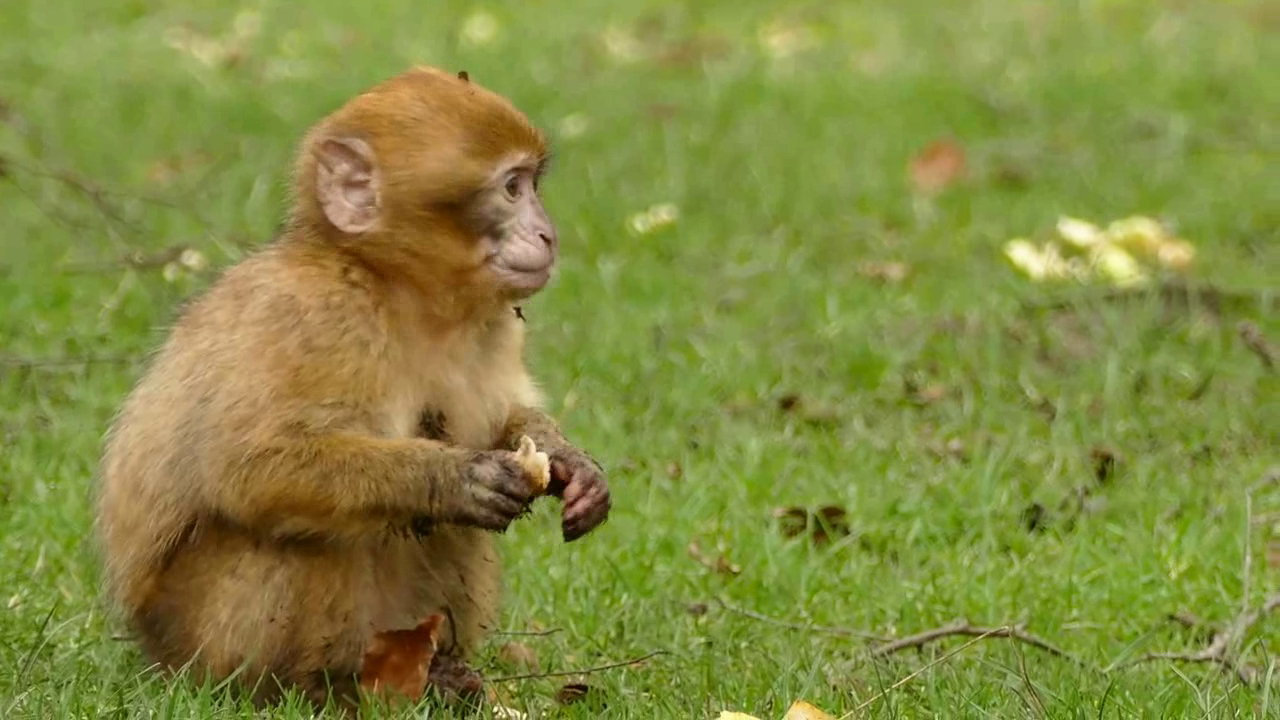
#> input picture frame 8 of OpenCV/ch02/output.avi, 1280 x 720 px, given in place of video1.mp4, which was not available
$ python video_effect.py
#> lines starting #> are read from the running program, lines starting #| are printed output that depends on the picture; pictures that were not available may be replaced by others from this repository, and a replacement may not be noted
import sys
import numpy as np
import cv2


# 두 개의 동영상을 열어서 cap1, cap2로 지정
cap1 = cv2.VideoCapture("video1.mp4")
cap2 = cv2.VideoCapture("video2.mp4")

if not cap1.isOpened() or not cap2.isOpened():
    print('video open failed!')
    sys.exit()

# 두 동영상의 크기, FPS는 같다고 가정함
frame_cnt1 = round(cap1.get(cv2.CAP_PROP_FRAME_COUNT))
frame_cnt2 = round(cap2.get(cv2.CAP_PROP_FRAME_COUNT))
fps = cap1.get(cv2.CAP_PROP_FPS)
effect_frames = int(fps * 2)

print('frame_cnt1:', frame_cnt1)
print('frame_cnt2:', frame_cnt2)
print('FPS:', fps)

delay = int(1000 / fps)

w = round(cap1.get(cv2.CAP_PROP_FRAME_WIDTH))
h = round(cap1.get(cv2.CAP_PROP_FRAME_HEIGHT))
fourcc = cv2.VideoWriter_fourcc(*'DIVX')

# 출력 동영상 객체 생성
out = cv2.VideoWriter('output.avi', fourcc, fps, (w, h))

# 1번 동영상 복사
for i in range(frame_cnt1 - effect_frames):
    ret1, frame1 = cap1.read()

    if not ret1:
        print('frame read error!')
        sys.exit()

    out.write(frame1)
    print('.', end='')

    cv2.imshow('output', frame1)
    cv2.waitKey(delay)
#> this loop made 25 passes
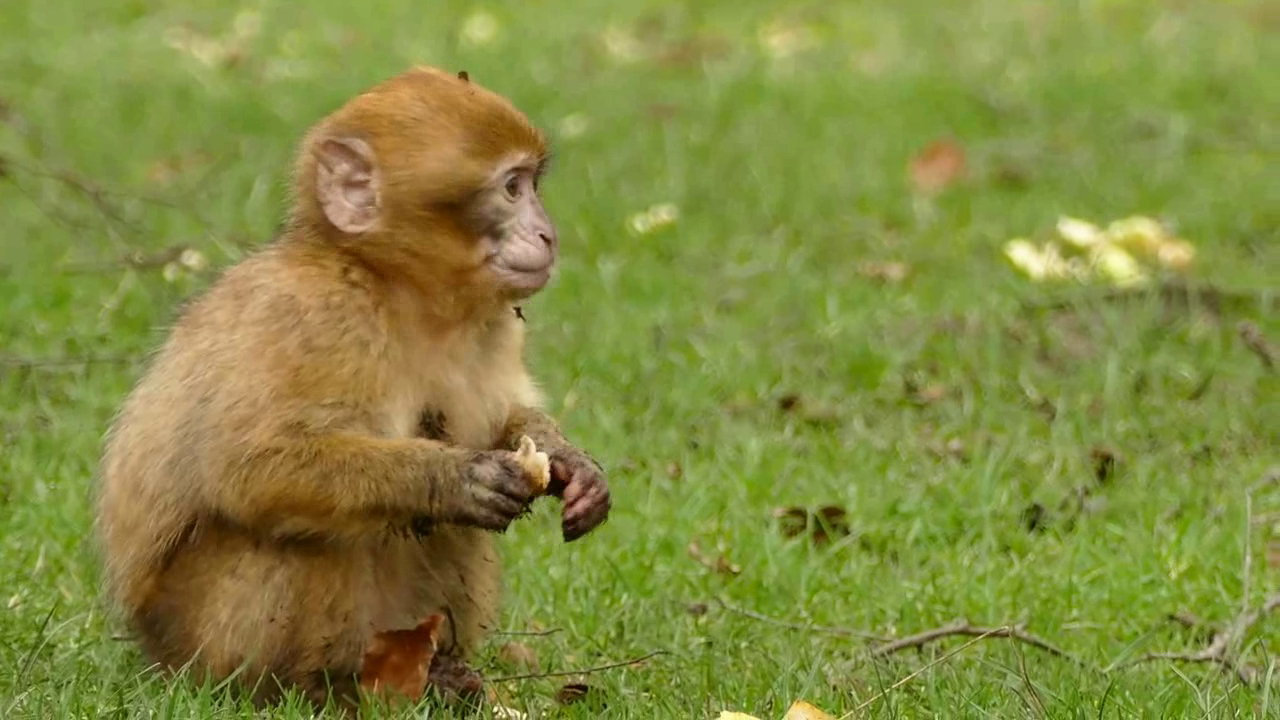
#> input picture frame 8 of OpenCV/ch02/output.avi, 1280 x 720 px, given in place of video1.mp4, which was not available
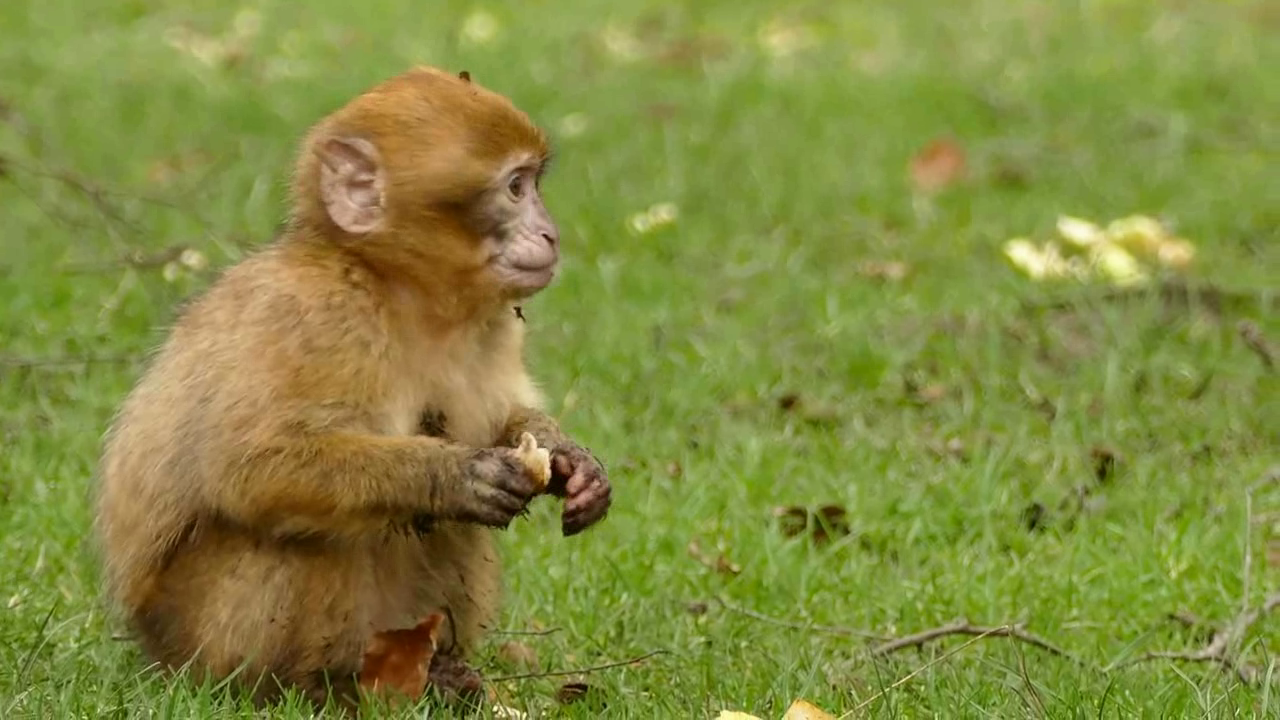
#> input picture frame 9 of OpenCV/ch02/output.avi, 1280 x 720 px, given in place of video1.mp4, which was not available

# 1번 동영상 뒷부분과 2번 동영상 앞부분을 합성
for i in range(effect_frames):
    ret1, frame1 = cap1.read()
    ret2, frame2 = cap2.read()

    if not ret1 or not ret2:
        print('frame read error!')
        sys.exit()

    dx = int(w / effect_frames) * i

    frame = np.zeros((h, w, 3), dtype=np.uint8)
    frame[:, 0:dx, :] = frame2[:, 0:dx, :]
    frame[:, dx:w, :] = frame1[:, dx:w, :]

    #alpha = i / effect_frames
    #frame = cv2.addWeighted(frame1, 1 - alpha, frame2, alpha, 0)

    out.write(frame)
    print('.', end='')

    cv2.imshow('output', frame)
    cv2.waitKey(delay)

# 2번 동영상을 복사
for i in range(effect_frames, frame_cnt2):
    ret2, frame2 = cap2.read()

    if not ret2:
        print('frame read error!')
        sys.exit()

    out.write(frame2)
    print('.', end='')

    cv2.imshow('output', frame2)
    cv2.waitKey(delay)

print('\noutput.avi file is successfully generated!')

cap1.release()
cap2.release()
out.release()
cv2.destroyAllWindows()

$ run again, starting later in the video
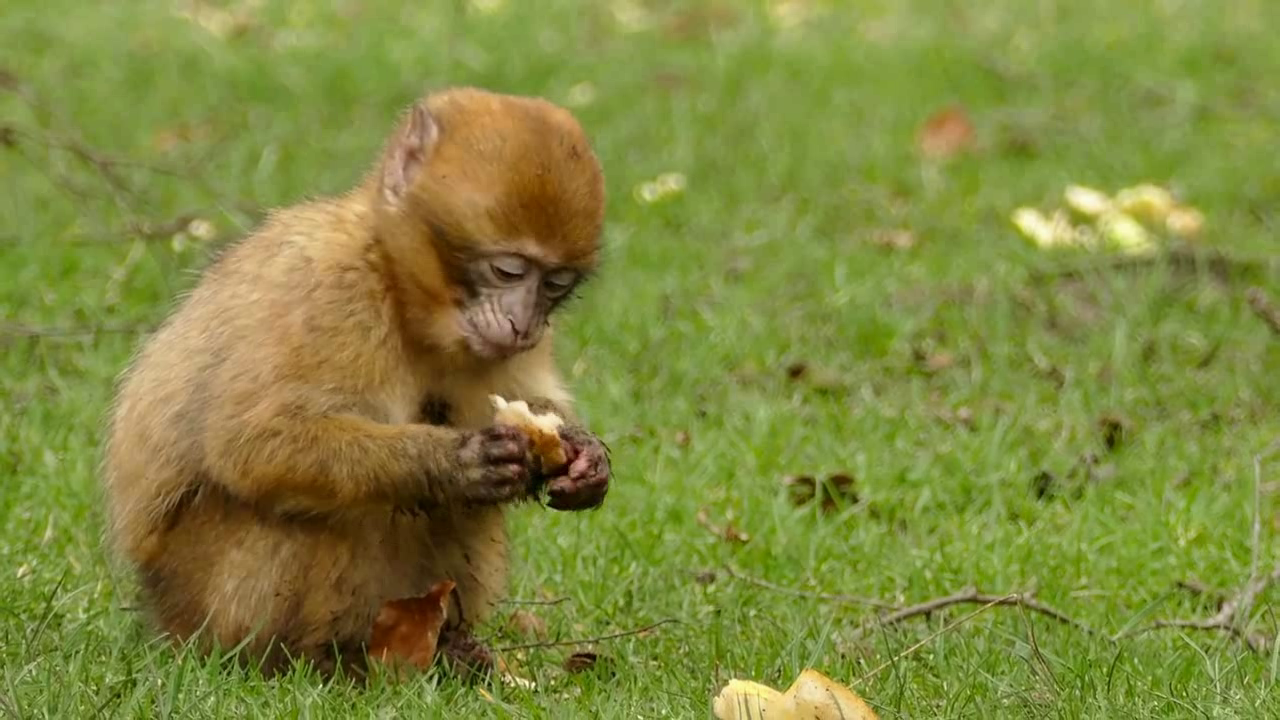
#> input picture frame 38 of OpenCV/ch02/output.avi, 1280 x 720 px, given in place of video1.mp4, which was not available
#> the loop `for i in range(frame_cnt1 - effect_frames):` made 25 passes
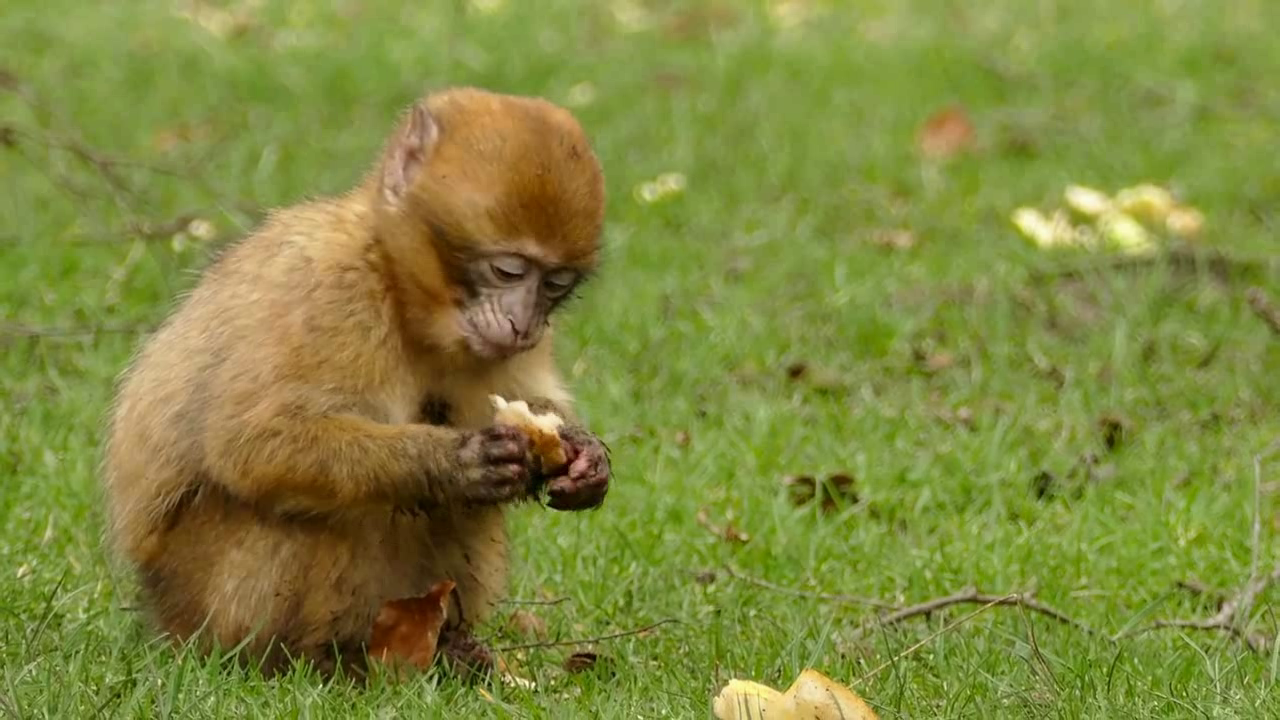
#> input picture frame 38 of OpenCV/ch02/output.avi, 1280 x 720 px, given in place of video1.mp4, which was not available
